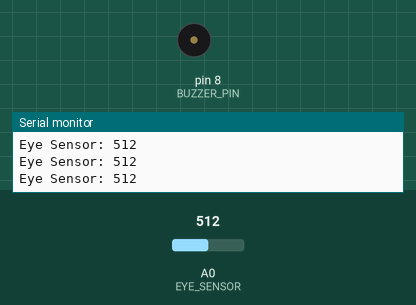
Simulated run of this sketch. Board: Arduino Uno, built with avr-gcc and run on an emulated ATmega328P. Shown: buzzer (waves = sounding, pin HIGH), the last lines printed to the serial monitor. The inputs (shaded band) are chosen by the test bench; at power-on: A0 (EYE_SENSOR) = 512.

Above: at 1.2 s.
1.3 s: A0 (EYE_SENSOR) set to 491
At 4.0 s:
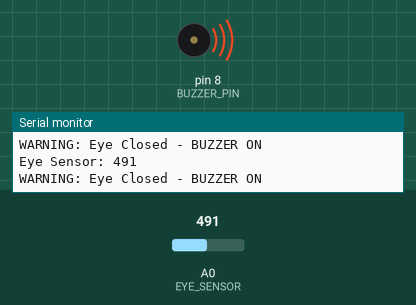
4.3 s: A0 (EYE_SENSOR) set to 510
At 4.9 s:
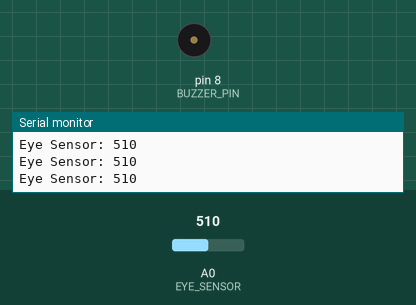
Timing chart, 0 to 7.3 s (numbered marks = the images above; inputs shaded):
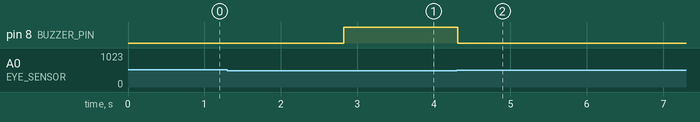

Measured:
- the behaviour switches between 500 and 499 on A0 (EYE_SENSOR) (found by bisection; images 0 and 1)
- after the input at 1.3 s, pin 8 (BUZZER_PIN): LOW → HIGH after 1.5 s
- after the input at 4.3 s, pin 8 (BUZZER_PIN): HIGH → LOW at once

The sketch:

EYE_BLINK_USING_ARDUINO.ino
```cpp
#define EYE_SENSOR A0
#define BUZZER_PIN 8

// Adjust after checking Serial Monitor
int blinkThreshold = 500;

// Eye must remain closed this long before alarm
unsigned long eyeCloseTime = 1500;   // 1.5 seconds

unsigned long closedStartTime = 0;
bool eyeClosed = false;

void setup()
{
  Serial.begin(9600);

  pinMode(EYE_SENSOR, INPUT);
  pinMode(BUZZER_PIN, OUTPUT);

  digitalWrite(BUZZER_PIN, LOW);

  Serial.println("Eye Blink Goggles Started");
}

void loop()
{
  int eyeValue = analogRead(EYE_SENSOR);

  Serial.print("Eye Sensor: ");
  Serial.println(eyeValue);

  // Usually sensor value changes when eye closes.
  // Change < to > if your sensor works opposite.
  if (eyeValue < blinkThreshold)
  {
    if (!eyeClosed)
    {
      eyeClosed = true;
      closedStartTime = millis();
    }

    // Eye closed continuously for more than 1.5 sec
    if (millis() - closedStartTime >= eyeCloseTime)
    {
      digitalWrite(BUZZER_PIN, HIGH);
      Serial.println("WARNING: Eye Closed - BUZZER ON");
    }
  }
  else
  {
    eyeClosed = false;
    closedStartTime = 0;

    digitalWrite(BUZZER_PIN, LOW);
  }

  delay(50);
}
```
